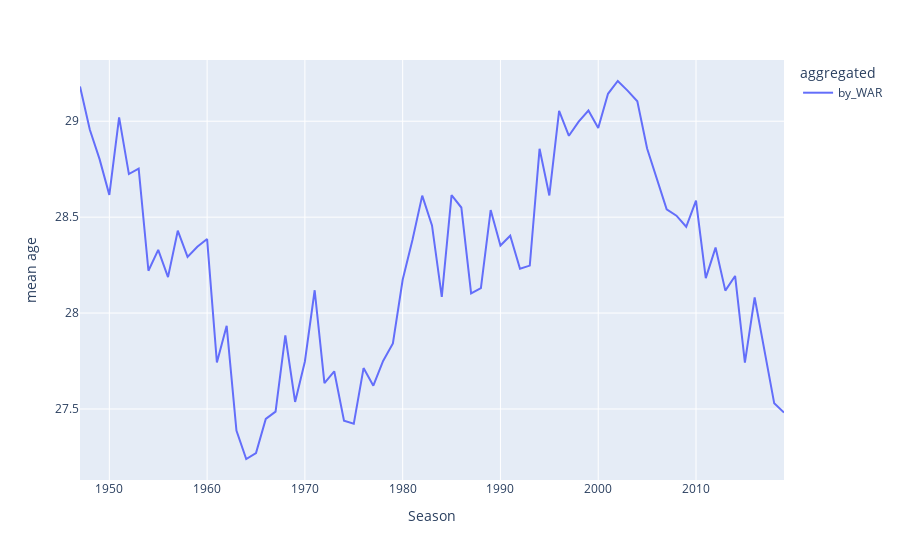

The code cell stored with this chart in its notebook:
### Code cell
mean_age_by_war = get_age_weighted_by_category(batting, 'WAR')
px.line(mean_age_by_war, labels={'value': 'mean age', 'variable': 'aggregated'})

### Figure 1 — Plotly figure (JSON) as saved in the notebook; plotly's stock layout.template omitted (floating-point values rounded to 4 significant figures)
{"data": [{"hovertemplate": "aggregated=by_WAR<br>Season=%{x}<br>mean age=%{y}<extra></extra>", "legendgroup": "by_WAR", "line": {"color": "#636efa", "dash": "solid"}, "mode": "lines", "name": "by_WAR", "orientation": "v", "showlegend": true, "type": "scatter", "x": [1947, 1948, 1949, 1950, 1951, 1952, 1953, 1954, 1955, 1956, 1957, 1958, 1959, 1960, 1961, 1962, 1963, 1964, 1965, 1966, 1967, 1968, 1969, 1970, 1971, 1972, 1973, 1974, 1975, 1976, 1977, 1978, 1979, 1980, 1981, 1982, 1983, 1984, 1985, 1986, 1987, 1988, 1989, 1990, 1991, 1992, 1993, 1994, 1995, 1996, 1997, 1998, 1999, 2000, 2001, 2002, 2003, 2004, 2005, 2006, 2007, 2008, 2009, 2010, 2011, 2012, 2013, 2014, 2015, 2016, 2017, 2018, 2019], "xaxis": "x", "y": [29.18, 28.96, 28.8, 28.62, 29.02, 28.72, 28.75, 28.22, 28.33, 28.19, 28.43, 28.29, 28.35, 28.39, 27.74, 27.93, 27.39, 27.24, 27.27, 27.45, 27.49, 27.88, 27.54, 27.75, 28.12, 27.63, 27.7, 27.44, 27.42, 27.71, 27.62, 27.75, 27.84, 28.17, 28.38, 28.61, 28.46, 28.08, 28.61, 28.55, 28.1, 28.13, 28.54, 28.35, 28.4, 28.23, 28.25, 28.86, 28.61, 29.05, 28.92, 29.0, 29.06, 28.96, 29.14, 29.21, 29.16, 29.1, 28.86, 28.7, 28.54, 28.51, 28.45, 28.59, 28.18, 28.34, 28.12, 28.19, 27.74, 28.08, 27.8, 27.53, 27.48], "yaxis": "y"}], "layout": {"legend": {"title": {"text": "aggregated"}, "tracegroupgap": 0}, "margin": {"t": 60}, "xaxis": {"anchor": "y", "domain": [0, 1], "title": {"text": "Season"}}, "yaxis": {"anchor": "x", "domain": [0, 1], "title": {"text": "mean age"}}}}
